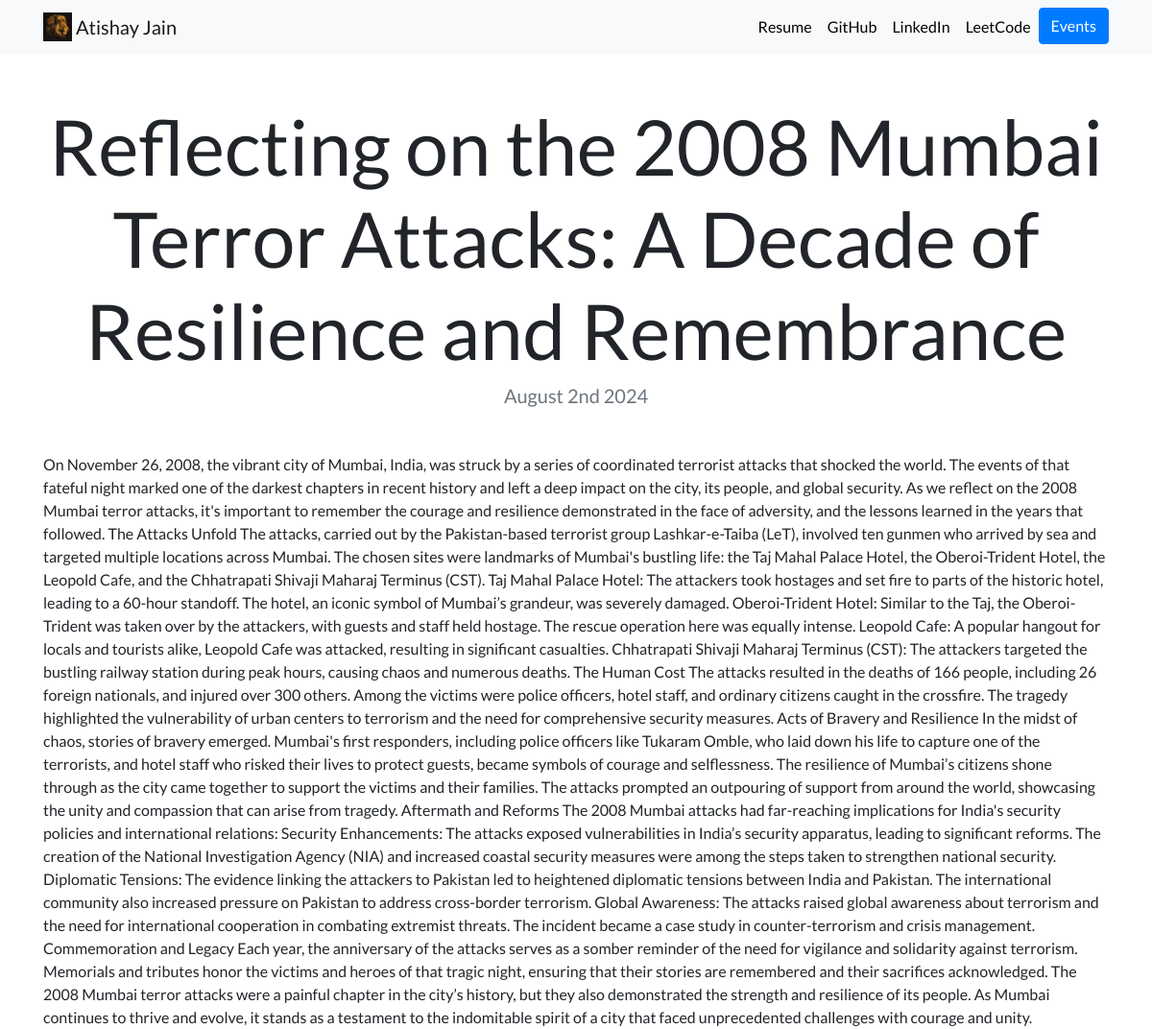
Before: /blog/1/ with the older database file.
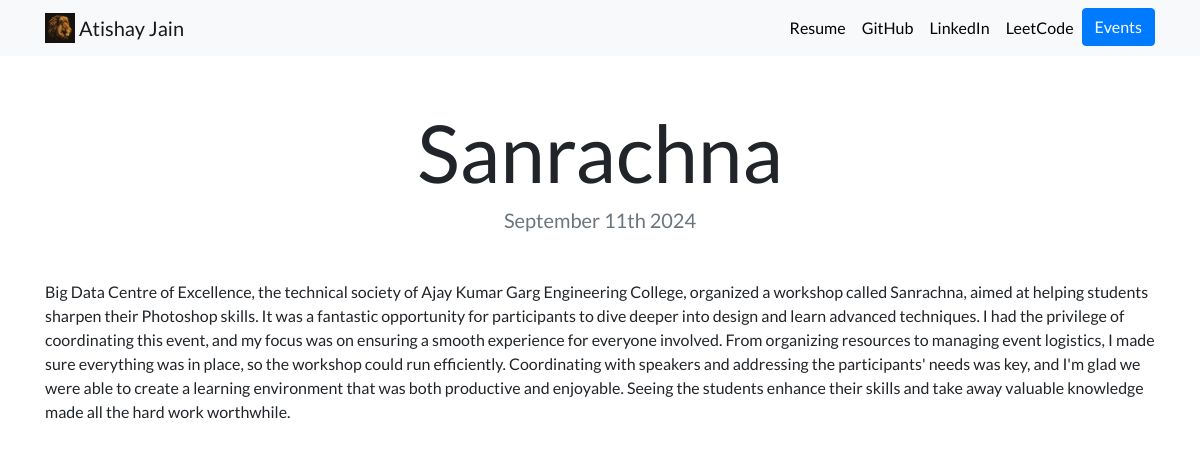
After: the same page with the newer database file.
### blog/models.py (models this page shows, shortened)
class Blog(models.Model):
    title=models.CharField(max_length=200)
    description=models.TextField()
    date=models.DateField()

### blog/views.py (the view)
# urls.py: path('<int:blog_id>/',views.detail, name='detail'),
def detail(request,blog_id):
    blog=get_object_or_404(Blog, pk=blog_id)
    return render(request, 'blog/detail.html', {'blog':blog})

### blog/templates/blog/detail.html
{% extends "portfolio/base.html" %}
{% load static %}
{% block content %}
<h1 class="text-center mt-5" id="blogdetailtitle">{{ blog.title }}</h1>
<h5 class="text-center text-muted mb-5">{{ blog.date|date:'F jS Y' }}</h5>
{{ blog.description|safe }}
{% endblock %}

Changed rows visible on the page:
changed Blog: title "Reflecting on the 2008 Mumbai Terror Attacks: A Decade of Resilience and Remembrance" → "Sanrachna"; date "August 2nd 2024" → "September 11th 2024"; description "On November 26, 2008, the vibrant city of Mumbai, India, was struck by a series of coordinated terrorist attacks that shocked the world. The events of that fateful night marked one of the darkest chapters in recent history and left a deep impact on the city, its people, and global security. As we reflect on the 2008 Mumbai terror attacks, it's important to remember the courage and resilience demonstrated in the face of adversity, and the lessons learned in the years that followed. The Attacks Unfold The attacks, carried out by the Pakistan-based terrorist group Lashkar-e-Taiba (LeT), involved ten gunmen who arrived by sea and targeted multiple locations across Mumbai. The chosen sites were…" → "Big Data Centre of Excellence, the technical society of Ajay Kumar Garg Engineering College, organized a workshop called Sanrachna, aimed at helping students sharpen their Photoshop skills. It was a fantastic opportunity for participants to dive deeper into design and learn advanced techniques. I had the privilege of coordinating this event, and my focus was on ensuring a smooth experience for everyone involved. From organizing resources to managing event logistics, I made sure everything was in place, so the workshop could run efficiently. Coordinating with speakers and addressing the participants' needs was key, and I'm glad we were able to create a learning environment that was both…"
